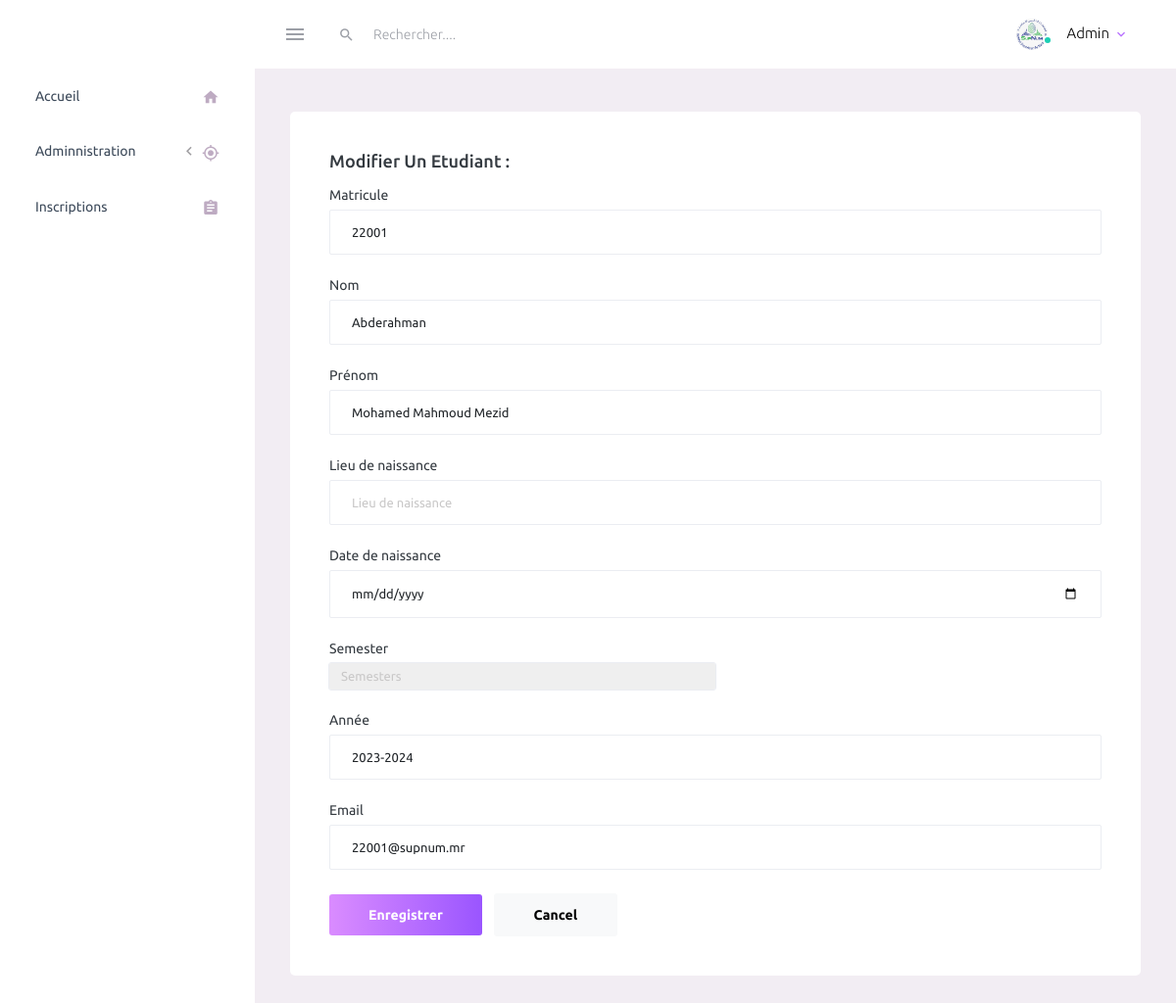
Screenshot of /admin/modifier_etudiant.php?id_etud=1 (signed in) with the database file from the repository.
### tables this page shows
CREATE TABLE `etudiant` (
`id_etud` int(10) PRIMARY KEY AUTO_INCREMENT ,
`matricule` varchar(50) NOT NULL UNIQUE,
`nom` varchar(60) DEFAULT NULL,
`prenom` varchar(60) DEFAULT NULL,
`lieu_naiss` varchar(100) DEFAULT NULL,
`Date_naiss` date DEFAULT NULL,
`id_semestre` int(10) DEFAULT NULL,
`annee` varchar(50) DEFAULT NULL,
`email` varchar(50) DEFAULT NULL,
`id_role` int(11) NOT NULL,
`id_groupe` int(10) DEFAULT NULL,
`id_dep` int(10) DEFAULT NULL,
`groupe_td` varchar(60) DEFAULT NULL,
FOREIGN KEY (id_semestre) REFERENCES semestre(id_semestre),
FOREIGN KEY (id_dep) REFERENCES departement(id),
FOREIGN KEY (id_role) REFERENCES role(id_role),
FOREIGN KEY (id_groupe) REFERENCES groupe(id_groupe)
);

### admin/modifier_etudiant.php (the view, shortened to what this page needs)
<?php
            $id_etud = $_GET['id_etud'];
            include_once "../connexion.php";
            $req = mysqli_query($conn , "SELECT * FROM etudiant inner join semestre using(id_semestre) WHERE id_etud = $id_etud");
            $row = mysqli_fetch_assoc($req);
?>
<?php
include_once 'nav_bar.php';
?>
<div class="main-panel">
<div class="content-wrapper">
        <div class="row">
            <div class="col-12 grid-margin stretch-card">
                <div class="card">
                  <div class="card-body">
                    <h4 class="card-title">Modifier un etudiant : </h4>
                      <form action="" method="POST" class="forms-sample">
                      <div class="form-group">
                        <label for="exampleInputName1">Matricule</label>
                        <input type="text" class="form-control" id="exampleInputName1" placeholder="Matricule" name="matricule" value="<?=$row['matricule']?>">
                      </div>
                      <div class="form-group">
                        <label for="exampleInputName1">Nom</label>
                        <input type="text" class="form-control" id="exampleInputName1" placeholder="Nom" name="nom" value="<?=$row['nom']?>">
                      </div>
                      <div class="form-group">
                        <label for="exampleInputName1">Prénom</label>
                        <input type="text" class="form-control" id="exampleInputName1" placeholder="Prénom" name="prenom" value="<?=$row['prenom']?>">
                      </div>
                      <div class="form-group">
                        <label for="exampleInputName1">Lieu de naissance</label>
                        <input type="text" class="form-control" id="exampleInputName1" placeholder="Lieu de naissance" name="lieu_naiss" value="<?=$row['lieu_naiss']?>">
                      </div>
                      <div class="form-group">
                        <label for="exampleInputName1">Date de naissance</label>
                        <input type="date" class="form-control" id="exampleInputName1" placeholder="Date de naissance" name="Date_naiss" value="<?=$row['Date_naiss']?>">
                      </div>
                        <div class="form-group">
                            <label class="col-md-1" >Semester</label>
                            <div class="col-md-6" >
                            <select class = "form-control" id="academic" value="Semestres" name="semestre">
                                    <option selected disabled> Semesters </option>
                                </select>
                            </div>
                        </div>
                        <?php
                            $req = mysqli_query($conn , "SELECT * FROM etudiant inner join semestre using(id_semestre) WHERE id_etud = $id_etud");
                            $row = mysqli_fetch_assoc($req);
                        ?>
                        <div class="form-group">
                            <label for="exampleInputName1">Année</label>
                            <input type="text" class="form-control" id="exampleInputName1" placeholder="Année" name="annee" value="<?=$row['annee']?>">
                        </div>
                      <div class="form-group">
                        <label for="exampleInputEmail3">Email</label>
                        <input type="email" class="form-control" id="exampleInputEmail3" placeholder="Email" name="email" value="<?=$row['email']?>">
                      </div>
                      <button type="submit" name="button" class="btn btn-gradient-primary me-2">Enregistrer</button>
                      <a href="etudiant.php" class="btn btn-light">Cancel</a>
                    </form>
                  </div>
                </div>
              </div>
        </div>
    </div>
    </div>
</div>

### rows the page displays
etudiant: matricule "22001", nom "Abderahman", prenom "Mohamed Mahmoud Mezid", annee "2023-2024", email "22001@supnum.mr"
